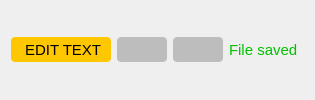
                <widget class="QWidget" name="editBtn">
                 <layout class="QHBoxLayout" name="horizontalLayout_2">
                  <item>
                   <widget class="QPushButton" name="edit_text_btn">
                    <property name="minimumSize">
                     <size>
                      <width>100</width>
                      <height>25</height>
                     </size>
                    </property>
                    <property name="maximumSize">
                     <size>
                      <width>150</width>
                      <height>25</height>
                     </size>
                    </property>
                    <property name="font">
                     <font>
                      <family>Arial</family>
                      <pointsize>11</pointsize>
                     </font>
                    </property>
                    <property name="styleSheet">
                     <string notr="true">background-color: rgb(255, 199, 0);
border-radius: 4px</string>
                    </property>
                    <property name="text">
                     <string> EDIT TEXT</string>
                    </property>
                    <property name="icon">
                     <iconset>
                      <normaloff>../assets/images/edit_icon.png</normaloff>../assets/images/edit_icon.png</iconset>
                    </property>
                    <property name="flat">
                     <bool>false</bool>
                    </property>
                   </widget>
                  </item>
                  <item>
                   <widget class="QPushButton" name="less_btn">
                    <property name="minimumSize">
                     <size>
                      <width>50</width>
                      <height>25</height>
                     </size>
                    </property>
                    <property name="maximumSize">
                     <size>
                      <width>50</width>
                      <height>25</height>
                     </size>
                    </property>
                    <property name="font">
                     <font>
                      <family>Arial</family>
                      <pointsize>11</pointsize>
                     </font>
                    </property>
                    <property name="styleSheet">
                     <string notr="true">background-color: rgb(189, 189, 189);
border-radius: 4px</string>
                    </property>
                    <property name="text">
                     <string/>
                    </property>
                    <property name="icon">
                     <iconset>
                      <normaloff>../assets/images/hidden.png</normaloff>../assets/images/hidden.png</iconset>
                    </property>
                    <property name="flat">
                     <bool>false</bool>
                    </property>
                   </widget>
                  </item>
                  <item>
                   <widget class="QPushButton" name="more_btn">
                    <property name="minimumSize">
                     <size>
                      <width>50</width>
                      <height>25</height>
                     </size>
                    </property>
                    <property name="maximumSize">
                     <size>
                      <width>50</width>
                      <height>25</height>
                     </size>
                    </property>
                    <property name="font">
                     <font>
                      <family>Arial</family>
                      <pointsize>11</pointsize>
                     </font>
                    </property>
                    <property name="styleSheet">
                     <string notr="true">background-color: rgb(189, 189, 189);
border-radius: 4px</string>
                    </property>
                    <property name="text">
                     <string/>
                    </property>
                    <property name="icon">
                     <iconset>
                      <normaloff>../assets/images/view.png</normaloff>../assets/images/view.png</iconset>
                    </property>
                    <property name="flat">
                     <bool>false</bool>
                    </property>
                   </widget>
                  </item>
                  <item>
                   <widget class="QLabel" name="file_saved_label">
                    <property name="font">
                     <font>
                      <family>Arial</family>
                      <pointsize>11</pointsize>
                     </font>
                    </property>
                    <property name="styleSheet">
                     <string notr="true">color: rgb(0, 193, 0);</string>
                    </property>
                    <property name="text">
                     <string>File saved</string>
                    </property>
                   </widget>
                  </item>
                  <item>
                   <widget class="QWidget" name="widget" native="true"/>
                  </item>
                 </layout>
                </widget>
